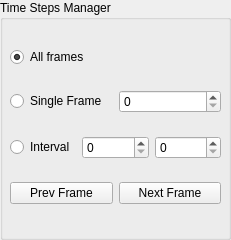
<?xml version="1.0" encoding="UTF-8"?>
<ui version="4.0">
 <class>timeStepsManager_ui</class>
 <widget class="QGroupBox" name="timeStepsManager_ui">
  <property name="geometry">
   <rect>
    <x>0</x>
    <y>0</y>
    <width>231</width>
    <height>240</height>
   </rect>
  </property>
  <property name="windowTitle">
   <string>GroupBox</string>
  </property>
  <property name="title">
   <string>Time Steps Manager</string>
  </property>
  <widget class="QWidget" name="verticalLayoutWidget_2">
   <property name="geometry">
    <rect>
     <x>10</x>
     <y>30</y>
     <width>211</width>
     <height>191</height>
    </rect>
   </property>
   <layout class="QVBoxLayout" name="verticalLayout_2">
    <item>
     <widget class="QRadioButton" name="radioButton_all">
      <property name="text">
       <string>All frames</string>
      </property>
      <property name="checked">
       <bool>true</bool>
      </property>
     </widget>
    </item>
    <item>
     <layout class="QHBoxLayout" name="horizontalLayout_3">
      <item>
       <widget class="QRadioButton" name="radioButton_single">
        <property name="text">
         <string>Single Frame</string>
        </property>
       </widget>
      </item>
      <item>
       <widget class="QSpinBox" name="spinBox_singleFrame"/>
      </item>
     </layout>
    </item>
    <item>
     <layout class="QHBoxLayout" name="horizontalLayout_4">
      <item>
       <widget class="QRadioButton" name="radioButton_interval">
        <property name="text">
         <string>Interval</string>
        </property>
       </widget>
      </item>
      <item>
       <widget class="QSpinBox" name="spinBox_intervalFirst"/>
      </item>
      <item>
       <widget class="QSpinBox" name="spinBox_intervalLast"/>
      </item>
     </layout>
    </item>
    <item>
     <layout class="QHBoxLayout" name="horizontalLayout">
      <item>
       <widget class="QPushButton" name="pushButton_previousFrame">
        <property name="text">
         <string>Prev Frame</string>
        </property>
       </widget>
      </item>
      <item>
       <widget class="QPushButton" name="pushButton_nextFrame">
        <property name="text">
         <string>Next Frame</string>
        </property>
       </widget>
      </item>
     </layout>
    </item>
   </layout>
  </widget>
 </widget>
 <resources/>
 <connections/>
</ui>
